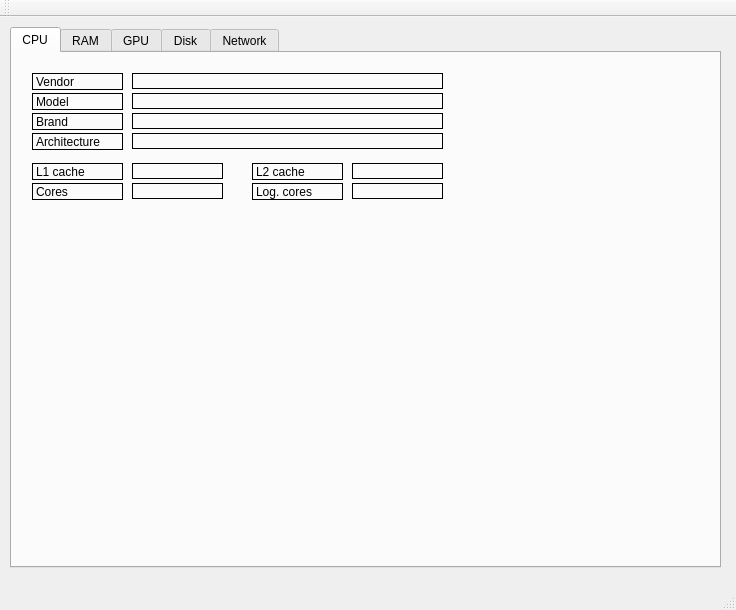
<?xml version="1.0" encoding="UTF-8"?>
<ui version="4.0">
 <class>MainWindow</class>
 <widget class="QMainWindow" name="MainWindow">
  <property name="geometry">
   <rect>
    <x>0</x>
    <y>0</y>
    <width>736</width>
    <height>610</height>
   </rect>
  </property>
  <property name="windowTitle">
   <string>System Monitor</string>
  </property>
  <widget class="QWidget" name="centralWidget">
   <widget class="QTabWidget" name="tabWidget">
    <property name="geometry">
     <rect>
      <x>10</x>
      <y>10</y>
      <width>711</width>
      <height>541</height>
     </rect>
    </property>
    <property name="whatsThis">
     <string>&lt;html&gt;&lt;head/&gt;&lt;body&gt;&lt;p&gt;&lt;br/&gt;&lt;/p&gt;&lt;/body&gt;&lt;/html&gt;</string>
    </property>
    <property name="currentIndex">
     <number>0</number>
    </property>
    <widget class="QWidget" name="CpuTab">
     <property name="cursor">
      <cursorShape>ArrowCursor</cursorShape>
     </property>
     <property name="accessibleName">
      <string/>
     </property>
     <attribute name="title">
      <string>CPU</string>
     </attribute>
     <widget class="QLabel" name="Vendor_label">
      <property name="geometry">
       <rect>
        <x>20</x>
        <y>20</y>
        <width>91</width>
        <height>17</height>
       </rect>
      </property>
      <property name="frameShape">
       <enum>QFrame::Box</enum>
      </property>
      <property name="text">
       <string>Vendor</string>
      </property>
     </widget>
     <widget class="QLabel" name="Arch_label">
      <property name="geometry">
       <rect>
        <x>20</x>
        <y>80</y>
        <width>91</width>
        <height>17</height>
       </rect>
      </property>
      <property name="frameShape">
       <enum>QFrame::Box</enum>
      </property>
      <property name="text">
       <string>Architecture</string>
      </property>
     </widget>
     <widget class="QLabel" name="Vendor_txt">
      <property name="geometry">
       <rect>
        <x>120</x>
        <y>20</y>
        <width>311</width>
        <height>16</height>
       </rect>
      </property>
      <property name="frameShape">
       <enum>QFrame::Box</enum>
      </property>
      <property name="text">
       <string/>
      </property>
      <property name="scaledContents">
       <bool>false</bool>
      </property>
     </widget>
     <widget class="QLabel" name="Arch_txt">
      <property name="geometry">
       <rect>
        <x>120</x>
        <y>80</y>
        <width>311</width>
        <height>16</height>
       </rect>
      </property>
      <property name="frameShape">
       <enum>QFrame::Box</enum>
      </property>
      <property name="text">
       <string/>
      </property>
      <property name="scaledContents">
       <bool>false</bool>
      </property>
     </widget>
     <widget class="QLabel" name="Model_txt">
      <property name="geometry">
       <rect>
        <x>120</x>
        <y>40</y>
        <width>311</width>
        <height>16</height>
       </rect>
      </property>
      <property name="frameShape">
       <enum>QFrame::Box</enum>
      </property>
      <property name="text">
       <string/>
      </property>
      <property name="scaledContents">
       <bool>false</bool>
      </property>
     </widget>
     <widget class="QLabel" name="Model_label">
      <property name="geometry">
       <rect>
        <x>20</x>
        <y>40</y>
        <width>91</width>
        <height>17</height>
       </rect>
      </property>
      <property name="frameShape">
       <enum>QFrame::Box</enum>
      </property>
      <property name="text">
       <string>Model</string>
      </property>
     </widget>
     <widget class="QLabel" name="Brand_label">
      <property name="geometry">
       <rect>
        <x>20</x>
        <y>60</y>
        <width>91</width>
        <height>17</height>
       </rect>
      </property>
      <property name="frameShape">
       <enum>QFrame::Box</enum>
      </property>
      <property name="text">
       <string>Brand</string>
      </property>
     </widget>
     <widget class="QLabel" name="Brand_txt">
      <property name="geometry">
       <rect>
        <x>120</x>
        <y>60</y>
        <width>311</width>
        <height>16</height>
       </rect>
      </property>
      <property name="frameShape">
       <enum>QFrame::Box</enum>
      </property>
      <property name="text">
       <string/>
      </property>
      <property name="scaledContents">
       <bool>false</bool>
      </property>
     </widget>
     <widget class="QLabel" name="L1cache_txt">
      <property name="geometry">
       <rect>
        <x>120</x>
        <y>110</y>
        <width>91</width>
        <height>16</height>
       </rect>
      </property>
      <property name="frameShape">
       <enum>QFrame::Box</enum>
      </property>
      <property name="text">
       <string/>
      </property>
      <property name="scaledContents">
       <bool>false</bool>
      </property>
     </widget>
     <widget class="QLabel" name="L1cache_label">
      <property name="geometry">
       <rect>
        <x>20</x>
        <y>110</y>
        <width>91</width>
        <height>17</height>
       </rect>
      </property>
      <property name="frameShape">
       <enum>QFrame::Box</enum>
      </property>
      <property name="text">
       <string>L1 cache</string>
      </property>
     </widget>
     <widget class="QLabel" name="L2cache_label">
      <property name="geometry">
       <rect>
        <x>240</x>
        <y>110</y>
        <width>91</width>
        <height>17</height>
       </rect>
      </property>
      <property name="frameShape">
       <enum>QFrame::Box</enum>
      </property>
      <property name="text">
       <string>L2 cache</string>
      </property>
     </widget>
     <widget class="QLabel" name="L2cache_txt">
      <property name="geometry">
       <rect>
        <x>340</x>
        <y>110</y>
        <width>91</width>
        <height>16</height>
       </rect>
      </property>
      <property name="frameShape">
       <enum>QFrame::Box</enum>
      </property>
      <property name="text">
       <string/>
      </property>
      <property name="scaledContents">
       <bool>false</bool>
      </property>
     </widget>
     <widget class="QLabel" name="LogCores_label">
      <property name="geometry">
       <rect>
        <x>240</x>
        <y>130</y>
        <width>91</width>
        <height>17</height>
       </rect>
      </property>
      <property name="frameShape">
       <enum>QFrame::Box</enum>
      </property>
      <property name="text">
       <string>Log. cores</string>
      </property>
     </widget>
     <widget class="QLabel" name="HwCores_txt">
      <property name="geometry">
       <rect>
        <x>120</x>
        <y>130</y>
        <width>91</width>
        <height>16</height>
       </rect>
      </property>
      <property name="frameShape">
       <enum>QFrame::Box</enum>
      </property>
      <property name="text">
       <string/>
      </property>
      <property name="scaledContents">
       <bool>false</bool>
      </property>
     </widget>
     <widget class="QLabel" name="LogCores_txt">
      <property name="geometry">
       <rect>
        <x>340</x>
        <y>130</y>
        <width>91</width>
        <height>16</height>
       </rect>
      </property>
      <property name="frameShape">
       <enum>QFrame::Box</enum>
      </property>
      <property name="text">
       <string/>
      </property>
      <property name="scaledContents">
       <bool>false</bool>
      </property>
     </widget>
     <widget class="QLabel" name="HwCores_label">
      <property name="geometry">
       <rect>
        <x>20</x>
        <y>130</y>
        <width>91</width>
        <height>17</height>
       </rect>
      </property>
      <property name="frameShape">
       <enum>QFrame::Box</enum>
      </property>
      <property name="text">
       <string>Cores</string>
      </property>
     </widget>
     <widget class="QCustomPlot" name="CpuUsageGraph" native="true">
      <property name="geometry">
       <rect>
        <x>20</x>
        <y>160</y>
        <width>411</width>
        <height>331</height>
       </rect>
      </property>
     </widget>
    </widget>
    <widget class="QWidget" name="RamTab">
     <attribute name="title">
      <string>RAM</string>
     </attribute>
     <widget class="QLabel" name="TotalRam_txt">
      <property name="geometry">
       <rect>
        <x>120</x>
        <y>20</y>
        <width>121</width>
        <height>16</height>
       </rect>
      </property>
      <property name="frameShape">
       <enum>QFrame::Box</enum>
      </property>
      <property name="text">
       <string/>
      </property>
      <property name="scaledContents">
       <bool>false</bool>
      </property>
     </widget>
     <widget class="QLabel" name="TotalRam_label">
      <property name="geometry">
       <rect>
        <x>20</x>
        <y>20</y>
        <width>91</width>
        <height>17</height>
       </rect>
      </property>
      <property name="frameShape">
       <enum>QFrame::Box</enum>
      </property>
      <property name="text">
       <string>Total Ram</string>
      </property>
     </widget>
     <widget class="QLabel" name="FreeRam_label">
      <property name="geometry">
       <rect>
        <x>300</x>
        <y>20</y>
        <width>91</width>
        <height>17</height>
       </rect>
      </property>
      <property name="frameShape">
       <enum>QFrame::Box</enum>
      </property>
      <property name="text">
       <string>Free Ram</string>
      </property>
     </widget>
     <widget class="QLabel" name="FreeRam_txt">
      <property name="geometry">
       <rect>
        <x>400</x>
        <y>20</y>
        <width>121</width>
        <height>16</height>
       </rect>
      </property>
      <property name="frameShape">
       <enum>QFrame::Box</enum>
      </property>
      <property name="text">
       <string/>
      </property>
      <property name="scaledContents">
       <bool>false</bool>
      </property>
     </widget>
     <widget class="QLabel" name="TotalSwap_label">
      <property name="geometry">
       <rect>
        <x>20</x>
        <y>40</y>
        <width>91</width>
        <height>17</height>
       </rect>
      </property>
      <property name="frameShape">
       <enum>QFrame::Box</enum>
      </property>
      <property name="text">
       <string>Total Swap</string>
      </property>
     </widget>
     <widget class="QLabel" name="FreeSwapRam_label">
      <property name="geometry">
       <rect>
        <x>300</x>
        <y>40</y>
        <width>91</width>
        <height>17</height>
       </rect>
      </property>
      <property name="frameShape">
       <enum>QFrame::Box</enum>
      </property>
      <property name="text">
       <string>Free Swap</string>
      </property>
     </widget>
     <widget class="QLabel" name="FreeSwapRam_txt">
      <property name="geometry">
       <rect>
        <x>400</x>
        <y>40</y>
        <width>121</width>
        <height>16</height>
       </rect>
      </property>
      <property name="frameShape">
       <enum>QFrame::Box</enum>
      </property>
      <property name="text">
       <string/>
      </property>
      <property name="scaledContents">
       <bool>false</bool>
      </property>
     </widget>
     <widget class="QLabel" name="TotalSwap_txt">
      <property name="geometry">
       <rect>
        <x>120</x>
        <y>40</y>
        <width>121</width>
        <height>16</height>
       </rect>
      </property>
      <property name="frameShape">
       <enum>QFrame::Box</enum>
      </property>
      <property name="text">
       <string/>
      </property>
      <property name="scaledContents">
       <bool>false</bool>
      </property>
     </widget>
     <widget class="QLabel" name="BufferedRam_label">
      <property name="geometry">
       <rect>
        <x>20</x>
        <y>60</y>
        <width>91</width>
        <height>17</height>
       </rect>
      </property>
      <property name="frameShape">
       <enum>QFrame::Box</enum>
      </property>
      <property name="text">
       <string>Buffered</string>
      </property>
     </widget>
     <widget class="QLabel" name="SharedRam_label">
      <property name="geometry">
       <rect>
        <x>300</x>
        <y>60</y>
        <width>91</width>
        <height>17</height>
       </rect>
      </property>
      <property name="frameShape">
       <enum>QFrame::Box</enum>
      </property>
      <property name="text">
       <string>Shared</string>
      </property>
     </widget>
     <widget class="QLabel" name="BufferedRam_txt">
      <property name="geometry">
       <rect>
        <x>120</x>
        <y>60</y>
        <width>121</width>
        <height>16</height>
       </rect>
      </property>
      <property name="frameShape">
       <enum>QFrame::Box</enum>
      </property>
      <property name="text">
       <string/>
      </property>
      <property name="scaledContents">
       <bool>false</bool>
      </property>
     </widget>
     <widget class="QLabel" name="SharedRam_txt">
      <property name="geometry">
       <rect>
        <x>400</x>
        <y>60</y>
        <width>121</width>
        <height>16</height>
       </rect>
      </property>
      <property name="frameShape">
       <enum>QFrame::Box</enum>
      </property>
      <property name="text">
       <string/>
      </property>
      <property name="scaledContents">
       <bool>false</bool>
      </property>
     </widget>
     <widget class="QLabel" name="Usage_label_1">
      <property name="geometry">
       <rect>
        <x>250</x>
        <y>20</y>
        <width>41</width>
        <height>16</height>
       </rect>
      </property>
      <property name="frameShape">
       <enum>QFrame::Box</enum>
      </property>
      <property name="text">
       <string>Kib</string>
      </property>
      <property name="scaledContents">
       <bool>false</bool>
      </property>
     </widget>
     <widget class="QLabel" name="Usage_label_2">
      <property name="geometry">
       <rect>
        <x>250</x>
        <y>40</y>
        <width>41</width>
        <height>16</height>
       </rect>
      </property>
      <property name="frameShape">
       <enum>QFrame::Box</enum>
      </property>
      <property name="text">
       <string>Kib</string>
      </property>
      <property name="scaledContents">
       <bool>false</bool>
      </property>
     </widget>
     <widget class="QLabel" name="Usage_label_3">
      <property name="geometry">
       <rect>
        <x>250</x>
        <y>60</y>
        <width>41</width>
        <height>16</height>
       </rect>
      </property>
      <property name="frameShape">
       <enum>QFrame::Box</enum>
      </property>
      <property name="text">
       <string>Kib</string>
      </property>
      <property name="scaledContents">
       <bool>false</bool>
      </property>
     </widget>
     <widget class="QLabel" name="Usage_label_4">
      <property name="geometry">
       <rect>
        <x>530</x>
        <y>20</y>
        <width>41</width>
        <height>16</height>
       </rect>
      </property>
      <property name="frameShape">
       <enum>QFrame::Box</enum>
      </property>
      <property name="text">
       <string>Kib</string>
      </property>
      <property name="scaledContents">
       <bool>false</bool>
      </property>
     </widget>
     <widget class="QLabel" name="Usage_label_5">
      <property name="geometry">
       <rect>
        <x>530</x>
        <y>40</y>
        <width>41</width>
        <height>16</height>
       </rect>
      </property>
      <property name="frameShape">
       <enum>QFrame::Box</enum>
      </property>
      <property name="text">
       <string>Kib</string>
      </property>
      <property name="scaledContents">
       <bool>false</bool>
      </property>
     </widget>
     <widget class="QLabel" name="Usage_label_6">
      <property name="geometry">
       <rect>
        <x>530</x>
        <y>60</y>
        <width>41</width>
        <height>16</height>
       </rect>
      </property>
      <property name="frameShape">
       <enum>QFrame::Box</enum>
      </property>
      <property name="text">
       <string>Kib</string>
      </property>
      <property name="scaledContents">
       <bool>false</bool>
      </property>
     </widget>
    </widget>
    <widget class="QWidget" name="GpuTab">
     <attribute name="title">
      <string>GPU</string>
     </attribute>
     <widget class="QLabel" name="GpuModel_txt">
      <property name="geometry">
       <rect>
        <x>120</x>
        <y>20</y>
        <width>421</width>
        <height>16</height>
       </rect>
      </property>
      <property name="frameShape">
       <enum>QFrame::Box</enum>
      </property>
      <property name="text">
       <string/>
      </property>
      <property name="scaledContents">
       <bool>false</bool>
      </property>
     </widget>
     <widget class="QLabel" name="GpuMemory_lablel">
      <property name="geometry">
       <rect>
        <x>20</x>
        <y>40</y>
        <width>91</width>
        <height>17</height>
       </rect>
      </property>
      <property name="frameShape">
       <enum>QFrame::Box</enum>
      </property>
      <property name="text">
       <string>Memory</string>
      </property>
     </widget>
     <widget class="QLabel" name="GpuModel_label">
      <property name="geometry">
       <rect>
        <x>20</x>
        <y>20</y>
        <width>91</width>
        <height>17</height>
       </rect>
      </property>
      <property name="frameShape">
       <enum>QFrame::Box</enum>
      </property>
      <property name="text">
       <string>Model</string>
      </property>
     </widget>
     <widget class="QLabel" name="GpuMemory_txt">
      <property name="geometry">
       <rect>
        <x>120</x>
        <y>40</y>
        <width>121</width>
        <height>16</height>
       </rect>
      </property>
      <property name="frameShape">
       <enum>QFrame::Box</enum>
      </property>
      <property name="text">
       <string/>
      </property>
      <property name="scaledContents">
       <bool>false</bool>
      </property>
     </widget>
     <widget class="QLabel" name="Usage_label_10">
      <property name="geometry">
       <rect>
        <x>250</x>
        <y>40</y>
        <width>41</width>
        <height>16</height>
       </rect>
      </property>
      <property name="frameShape">
       <enum>QFrame::Box</enum>
      </property>
      <property name="text">
       <string>Mib</string>
      </property>
      <property name="scaledContents">
       <bool>false</bool>
      </property>
     </widget>
    </widget>
    <widget class="QWidget" name="HddTab">
     <attribute name="title">
      <string>Disk</string>
     </attribute>
     <widget class="QLabel" name="TotalSpace_label">
      <property name="geometry">
       <rect>
        <x>20</x>
        <y>20</y>
        <width>91</width>
        <height>17</height>
       </rect>
      </property>
      <property name="frameShape">
       <enum>QFrame::Box</enum>
      </property>
      <property name="text">
       <string>Total space</string>
      </property>
     </widget>
     <widget class="QLabel" name="UsageSpace_txt">
      <property name="geometry">
       <rect>
        <x>120</x>
        <y>60</y>
        <width>121</width>
        <height>16</height>
       </rect>
      </property>
      <property name="frameShape">
       <enum>QFrame::Box</enum>
      </property>
      <property name="text">
       <string/>
      </property>
      <property name="scaledContents">
       <bool>false</bool>
      </property>
     </widget>
     <widget class="QLabel" name="Usage_label_7">
      <property name="geometry">
       <rect>
        <x>250</x>
        <y>40</y>
        <width>41</width>
        <height>16</height>
       </rect>
      </property>
      <property name="frameShape">
       <enum>QFrame::Box</enum>
      </property>
      <property name="text">
       <string>Mib</string>
      </property>
      <property name="scaledContents">
       <bool>false</bool>
      </property>
     </widget>
     <widget class="QLabel" name="FreeSpace_label">
      <property name="geometry">
       <rect>
        <x>20</x>
        <y>40</y>
        <width>91</width>
        <height>17</height>
       </rect>
      </property>
      <property name="frameShape">
       <enum>QFrame::Box</enum>
      </property>
      <property name="text">
       <string>Free space</string>
      </property>
     </widget>
     <widget class="QLabel" name="FreeSpace_txt">
      <property name="geometry">
       <rect>
        <x>120</x>
        <y>40</y>
        <width>121</width>
        <height>16</height>
       </rect>
      </property>
      <property name="frameShape">
       <enum>QFrame::Box</enum>
      </property>
      <property name="text">
       <string/>
      </property>
      <property name="scaledContents">
       <bool>false</bool>
      </property>
     </widget>
     <widget class="QLabel" name="UsageSpace_label">
      <property name="geometry">
       <rect>
        <x>20</x>
        <y>60</y>
        <width>91</width>
        <height>17</height>
       </rect>
      </property>
      <property name="frameShape">
       <enum>QFrame::Box</enum>
      </property>
      <property name="text">
       <string>Usage</string>
      </property>
     </widget>
     <widget class="QLabel" name="Usage_label_8">
      <property name="geometry">
       <rect>
        <x>250</x>
        <y>20</y>
        <width>41</width>
        <height>16</height>
       </rect>
      </property>
      <property name="frameShape">
       <enum>QFrame::Box</enum>
      </property>
      <property name="text">
       <string>Mib</string>
      </property>
      <property name="scaledContents">
       <bool>false</bool>
      </property>
     </widget>
     <widget class="QLabel" name="TotalSpace_txt">
      <property name="geometry">
       <rect>
        <x>120</x>
        <y>20</y>
        <width>121</width>
        <height>16</height>
       </rect>
      </property>
      <property name="frameShape">
       <enum>QFrame::Box</enum>
      </property>
      <property name="text">
       <string/>
      </property>
      <property name="scaledContents">
       <bool>false</bool>
      </property>
     </widget>
     <widget class="QLabel" name="Usage_label_9">
      <property name="geometry">
       <rect>
        <x>250</x>
        <y>60</y>
        <width>41</width>
        <height>16</height>
       </rect>
      </property>
      <property name="frameShape">
       <enum>QFrame::Box</enum>
      </property>
      <property name="text">
       <string>%</string>
      </property>
      <property name="scaledContents">
       <bool>false</bool>
      </property>
     </widget>
    </widget>
    <widget class="QWidget" name="NetTab">
     <attribute name="title">
      <string>Network</string>
     </attribute>
    </widget>
   </widget>
  </widget>
  <widget class="QMenuBar" name="menuBar">
   <property name="geometry">
    <rect>
     <x>0</x>
     <y>0</y>
     <width>736</width>
     <height>25</height>
    </rect>
   </property>
  </widget>
  <widget class="QToolBar" name="mainToolBar">
   <attribute name="toolBarArea">
    <enum>TopToolBarArea</enum>
   </attribute>
   <attribute name="toolBarBreak">
    <bool>false</bool>
   </attribute>
  </widget>
  <widget class="QStatusBar" name="statusBar"/>
 </widget>
 <layoutdefault spacing="6" margin="11"/>
 <customwidgets>
  <customwidget>
   <class>QCustomPlot</class>
   <extends>QWidget</extends>
   <header location="global">qcustomplot/qcustomplot.h</header>
   <container>1</container>
  </customwidget>
 </customwidgets>
 <resources/>
 <connections/>
</ui>
